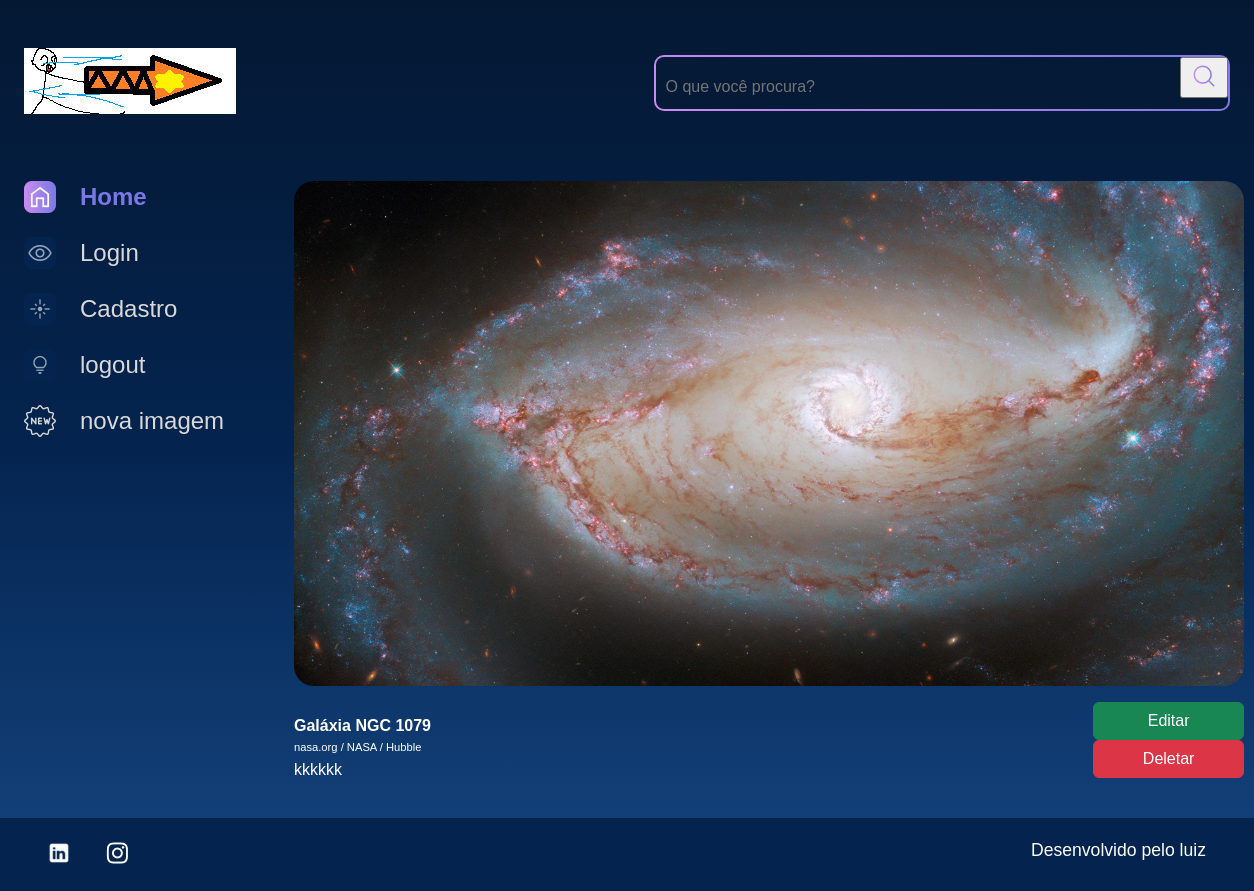
Page /imagem/3 on the committed database.
### apps/galeria/models.py (models this page shows, shortened)
class Fotografia (models.Model):
    OPCOES_CATEGORIA=[
        ("ENGRAÇADA","Engraçada"),
        ("CIENTIFICA","Cientifica"),
        ("ASSUSTADORA","Assustadora"),
        ("BADASS","Badass"),
    ]
    nome = models.CharField(max_length=100, null=False, blank=False)
    legenda = models.CharField(max_length=150, null=False, blank=False)
    categoria = models.CharField(max_length=100, choices=OPCOES_CATEGORIA, default='')
    descricao = models.TextField(null=False, blank=False)
    foto = models.ImageField(upload_to="fotos/%Y/%m/%d/", blank=True)
    publicada = models.BooleanField(default=True)
    data_fotografia = models.DateTimeField(default=datetime.now, blank=False)
    usuario = models.ForeignKey(
        to = User,
        on_delete=models.SET_NULL,
        null=True,
        blank=False,
        related_name= "user",
    )

### apps/galeria/views.py (the view)
# urls.py: path('imagem/<int:foto_id>', imagem, name = 'imagem'),
def imagem(request, foto_id):
    fotografia = get_object_or_404(Fotografia, pk=foto_id)
    return render(request, 'galeria/imagem.html', {"fotografia": fotografia})

### templates/galeria/imagem.html
{% extends 'shared/base.html' %}
{% load static %}
{% block content %}
            <section class="conteudo">
                <section class="imagem">
                    <div class="imagem__conteudo">
                        {% if fotografia.foto == "" or fotografia.foto == null%}
                        <img class="imagem__imagem" src="{% static '/assets/imagens/galeria/not.jpg'%}">
                        {%else%}
                        <img class="imagem__imagem" src="{{fotografia.foto.url}}">
                        {% endif %}
                        <div class="imagem__info">
                            <div class="imagem__texto">
                                <p class="imagem__titulo">{{fotografia.nome}}</p>
                                <p class="imagem__descricao">{{fotografia.legenda}}</p>
                                <p class="imagem__texto">{{fotografia.descricao}}</p>
                            </div>
                            <div>
                            <a href="{% url 'editar_imagem' fotografia.id%}"><button class="btn btn-success col-12" style="padding: top 5px;">Editar</button></a>
                            <a href="{% url 'deletar_imagem' fotografia.id%}"><button class="btn btn-danger col-12" style="padding: top 5px;">Deletar</button></a>
                        </div>
                        </div>
                    </div>
                </section>
            </section>
        </main>
    </div>
{% endblock %}

### setup/static/styles/style.css (style rules this page uses)
html, body, div, span, applet, object, iframe, h1, h2, h3, h4, h5, h6, p, blockquote, pre, a, abbr, acronym, address, big, cite, code, del, dfn, em, img, ins, kbd, q, s, samp, small, strike, strong, sub, sup, tt, var, b, u, i, center, dl, dt, dd, ol, ul, li, fieldset, form, label, legend, table, caption, tbody, tfoot, thead, tr, th, td, article, aside, canvas, details, embed, figure, figcaption, footer, header, hgroup, menu, nav, output, ruby, section, summary, time, mark, audio, video { margin: 0; padding: 0; border: 0; font-size: 100%; font: inherit; vertical-align: baseline; }
article, aside, details, figcaption, figure, footer, header, hgroup, menu, nav, section { display: block; }
body { line-height: 1; font-family: 'Space Grotesk', sans-serif; min-height: 100vh; background: linear-gradient(#041833,#04244F,#154580); background-repeat: no-repeat; background-position: center; background-size: cover; }
.imagem { display: flex; justify-content: center; align-items: center; }
.imagem__conteudo { background-color: transparent; display: flex; flex-direction: column; border-radius: 20px 20px 0 0; width: 950px; }
.imagem__imagem { width: 100%; border-radius: 20px; }
.imagem__info { font-size: 1.2rem; display: flex; justify-content: space-between; align-items: center; margin-bottom: 1rem; margin-top: 1rem; }
.imagem__texto { display: flex; flex-direction: column; justify-content: space-between; color: #FFFFFF; margin-top: 0.5rem; }
.imagem__titulo { font-weight: bold; line-height: 2rem; color: #FFFFFF; }
.imagem__texto { font-size: 1rem; }
.imagem__descricao { font-size: 0.7rem; }
.col-12 { flex: 0 0 auto; width: 100%; }
.btn { --bs-btn-padding-x: 0.75rem; --bs-btn-padding-y: 0.375rem; --bs-btn-font-family: ; --bs-btn-font-size: 1rem; --bs-btn-font-weight: 400; --bs-btn-line-height: 1.5; --bs-btn-color: #212529; --bs-btn-bg: transparent; --bs-btn-border-width: 1px; --bs-btn-border-color: transparent; --bs-btn-border-radius: 0.375rem; --bs-btn-hover-border-color: transparent; --bs-btn-box-shadow: inset 0 1px 0 rgba(255, 255, 255, 0.15),0 1px 1px rgba(0, 0, 0, 0.075); --bs-btn-disabled-opacity: 0.65; --bs-btn-focus-box-shadow: 0 0 0 0.25rem rgba(var(--bs-btn-focus-shadow-rgb), .5); display: inline-block; padding: var(--bs-btn-padding-y) var(--bs-btn-padding-x); font-family: var(--bs-btn-font-family); font-size: var(--bs-btn-font-size); font-weight: var(--bs-btn-font-weight); line-height: var(--bs-btn-line-height); color: var(--bs-btn-color); text-align: center; text-decoration: none; vertical-align: middle; cursor: pointer; -webkit-user-select: none; -moz-user-select: none; user-select: none; border: var(--bs-btn-border-width) solid var(--bs-btn-border-color); border-radius: var(--bs-btn-border-radius); background-color: var(--bs-btn-bg); transition: color .15s ease-in-out,background-color .15s ease-in-out,border-color .15s ease-in-out,box-shadow .15s ease-in-out; }
.btn-success { --bs-btn-color: #fff; --bs-btn-bg: #198754; --bs-btn-border-color: #198754; --bs-btn-hover-color: #fff; --bs-btn-hover-bg: #157347; --bs-btn-hover-border-color: #146c43; --bs-btn-focus-shadow-rgb: 60,153,110; --bs-btn-active-color: #fff; --bs-btn-active-bg: #146c43; --bs-btn-active-border-color: #13653f; --bs-btn-active-shadow: inset 0 3px 5px rgba(0, 0, 0, 0.125); --bs-btn-disabled-color: #fff; --bs-btn-disabled-bg: #198754; --bs-btn-disabled-border-color: #198754; }
.btn-danger { color: #fff; background-color: #dc3545; border-color: #dc3545; }

### rows in the picture
Fotografia: foto (picture), nome "Galáxia NGC 1079", legenda "nasa.org / NASA / Hubble", descricao "kkkkkk"
